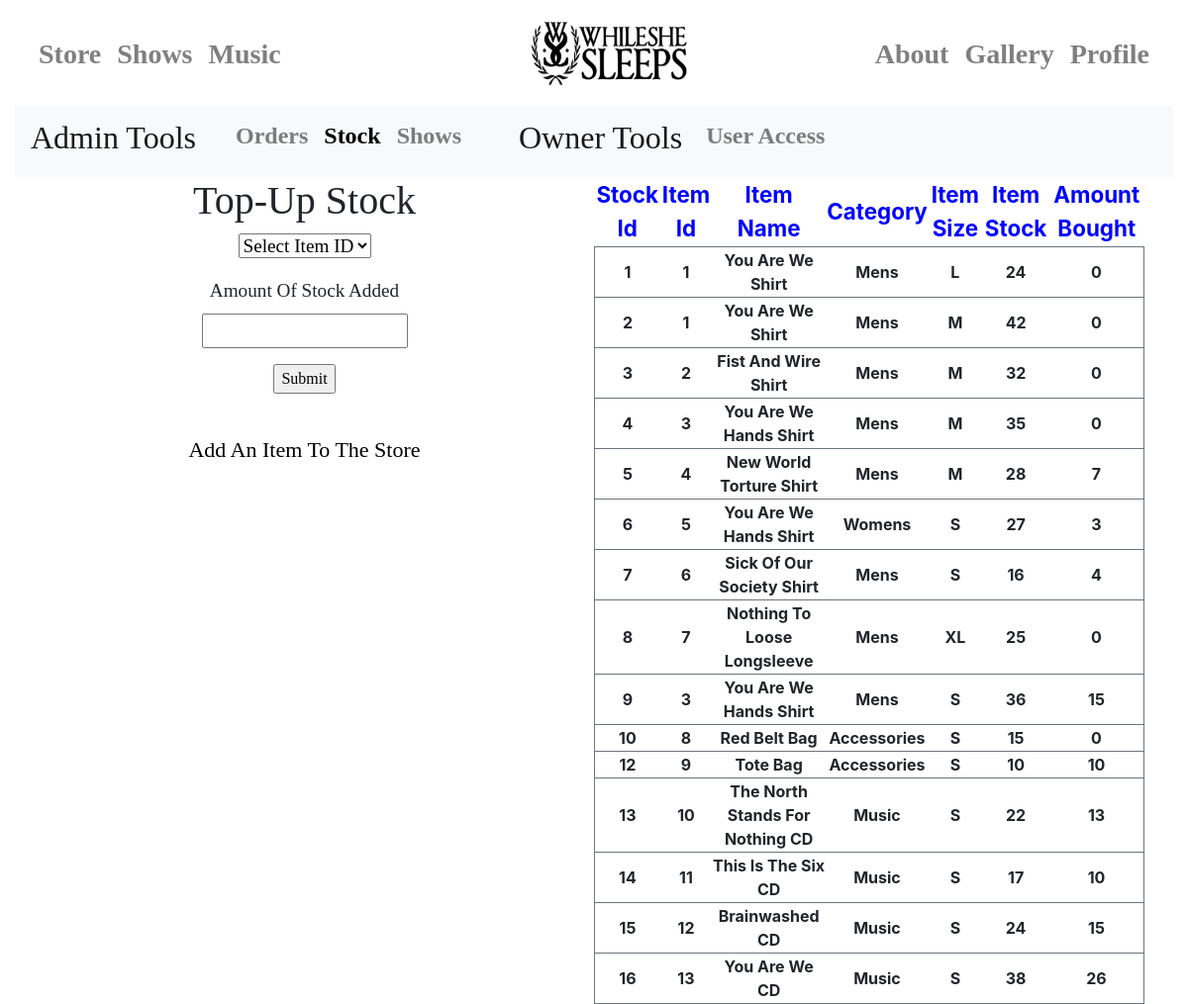
The page /admin/stock (signed in) on the database as committed earlier.
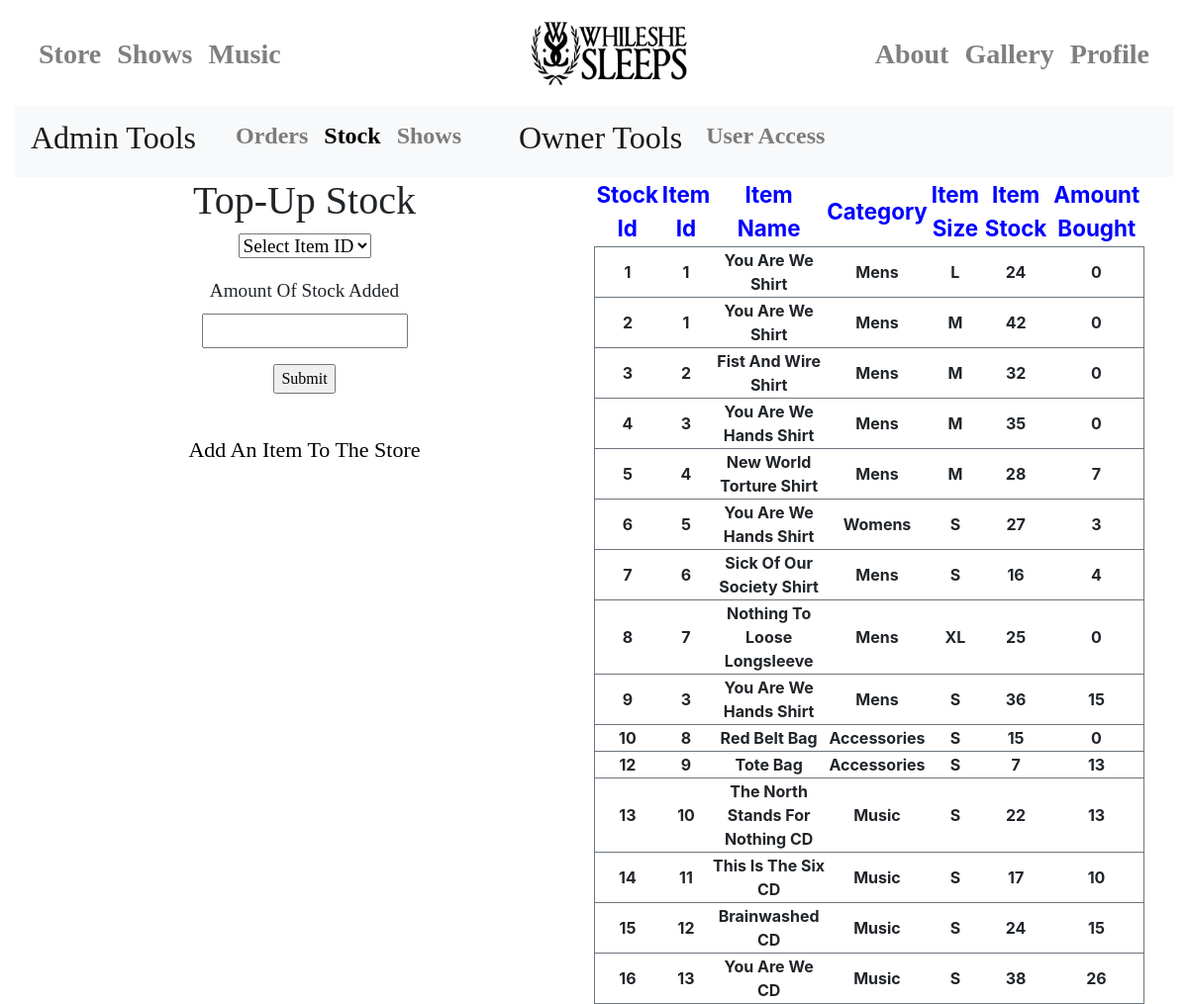
The same page on the database as committed later.
### app/models.py (models this page shows)
class stock(db.Model):
    id = db.Column(db.Integer, primary_key=True)
    itemid = db.Column(db.Integer, db.ForeignKey("store.id"))
    size = db.Column(db.String(40))
    stock = db.Column(db.Integer)
    colour = db.Column(db.String(40))
    bought = db.Column(db.Integer)

### app/routes.py (the view)
@app.route("/admin/stock", methods=["GET", "POST"])
def stock_page():
    if current_user.is_anonymous:
        return redirect(404)
    else:
        for i in User.query.all():
            if current_user.id == i.id:
                if i.accesslevel >= 2:
                    form = topup_form()
                    if form.validate_on_submit():
                        for i in stock.query.all():
                            if str(form.item.data) == str(i.id):
                                i.stock = i.stock + int(form.amount.data)
                                db.session.commit()
                                flash("Stock Updated")
                    return render_template("user/admin/stock.html", title="Admin-", stock=stock.query.all(), store=Store.query.all(), form=form, users=User.query.all())
                else:
                    return redirect(404)

### app/forms.py
class topup_form(FlaskForm):
    the_list = [(None, "Select Item ID")]
    for i in stock.query.all():
        the_list.append((str(i.id), str(i.id)))
    item = SelectField(
        choices=the_list
    )
    amount = StringField("Amount Of Stock Added")
    submit = SubmitField("Submit")

### app/models.py (called while the page is built)
@login.user_loader
def load_user(the_id):
    return User.query.get(int(the_id))

### app/templates/user/admin/stock.html (shortened to what this page needs)
{% extends"user/admin/admin_layout.html" %}
{% block body %}
<div class="text-center" style="float: left; width: 50%;font-family: Rockwell">
<h1>Top-Up Stock</h1>
<form action="" method="post">
            <p style="font-size: 120%">
                {{ form.item(size=1) }}<br>
            </p>
            <p style="font-size: 120%">
                {{ form.amount.label }}<br>
                {{ form.amount(size=16) }}<br>
                </p>
            <p>{{ form.submit() }}</p>
    </form>
<br>
    <a id="link" href="{{ url_for("additem") }}">Add An Item To The Store</a>
</div>
    <div class="text-center" style="float: left;width: 50%; overflow: auto">
    <table id="tblProduct" style="width: 95%">
    <tr style="font-size: 140%; color: blue">
        <th>Stock Id</th>
        <th>Item Id</th>
        <th>Item Name</th>
        <th>Category</th>
        <th>Item Size</th>
        <th>Item Stock</th>
        <th>Amount Bought</th>
    </tr>
{% for i in stock %}
    {% for j in store %}
        {% if j.id == i.itemid %}
    <tr style="border: solid 1px #6c757d">
        <th>{{ i.id }}</th>
        <th>{{ i.itemid }}</th>
        <th>{{ j.name }}</th>
        <th>{{ j.cat }}</th>
        <th>{{ i.size }}</th>
        <th>{{ i.stock }}</th>
        <th>{{ i.bought }}</th>
    </tr>
        {% endif %}
        {% endfor %}
    {% endfor %}
    </table>
    </div>
{% endblock %}

Rows that differ between the two databases and show on the page:
changed stock id 12: stock "10" → "7"; bought "10" → "13"
